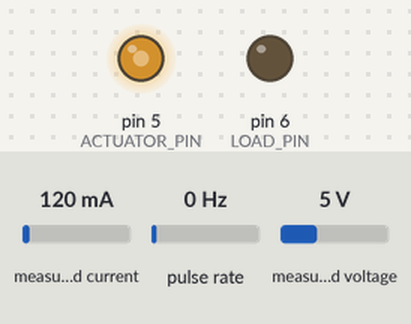
The sketch below on a simulated Arduino Uno, built with avr-gcc and run on an emulated ATmega328P. Parts: output pins drawn as LEDs (lit = HIGH). Wiring (inferred from the names in the program): pulse sensor: data pin 2. Inputs (shaded band) come from the test bench; at power-on: measured current 120 mA, pulse rate 0 Hz, measured voltage 5 V. What the sketch prints to the serial monitor is not drawn.

Above: at 0.05 s.
At 6.2 s:
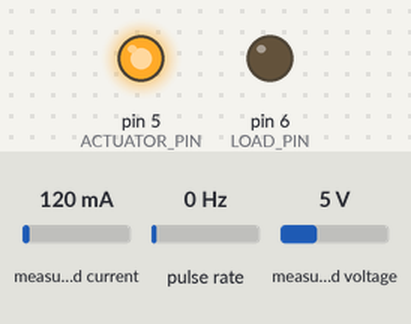
6.3 s: measured current set to 40 mA
7.8 s: pulse rate (sensor on pin 2) set to 4 Hz
At 10.9 s:
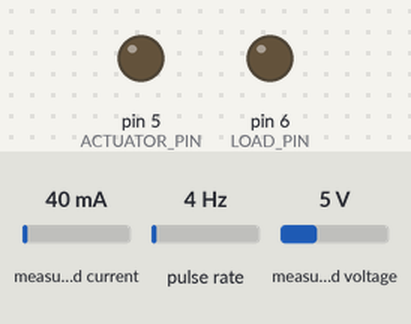
Timing chart, 0 to 12.4 s (numbered marks = the images above; inputs shaded):
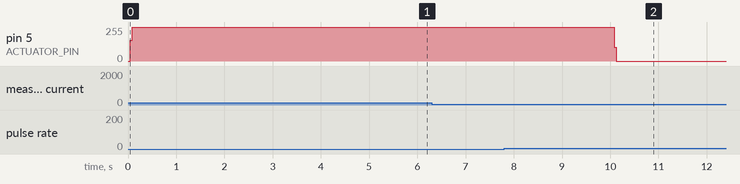

Measured:
- after the input at 6.3 s, every drawn part: stays the same

The sketch:

step01_SP25_arduino_sweep_pitches.ino
```cpp
// Updated 03/06/2025
// Turbine sweep pitches for test on 03/06/2025

// ]INPUT] Pitches to sweep through: 1100 - 1500 possible
int positions[] = {1100, 1150, 1200, 1250, 1300, 1350, 1400, 1450, 1480};

#include <Adafruit_INA260.h>
Adafruit_INA260 ina260 = Adafruit_INA260();

int dataLoggingInterval = 250;
int settingLoggingInterval = 5000;
int pitchPositionHoldTime = 5000;
long previousSettingTime = 0;
long currentTime = 0;
long previousTime = 0;

// Encoder variables
int ENCODER_PIN = 2;
double rpm = 0;
double eventsPerRevolution = 2 * 48;
volatile int counter = 0;

int RPM_THRESHOLD = 1000;
int ACTUATOR_PIN = 5;
const int LOAD_PIN = 6;

int i = 0;

const int load_increment = 5;
const int load_start = 0;
const int load_stop = 1;

int load_setting = load_start;
bool skipFirstMeasurement = false;  // Flag to skip the first RPM reading after pitch change

struct SensorData {
  float voltage;
  float current;
  float power;
  float rpm;
  float pitch;
  float load_setting;
};

void setup() {
  Serial.begin(115200);

  pinMode(ENCODER_PIN, INPUT_PULLUP);
  attachInterrupt(digitalPinToInterrupt(ENCODER_PIN), updateEncoder, CHANGE);

  pinMode(LOAD_PIN, OUTPUT);
  analogWrite(LOAD_PIN, load_setting);

  if (!ina260.begin()) {
    Serial.println("Couldn't find INA260 chip");
    while (1);
  }

  // Linear actuator
  pinMode(ACTUATOR_PIN, OUTPUT);
  linActNewPos(positions[i]);
  delay(pitchPositionHoldTime);
  previousSettingTime = millis();
}

void loop() {
  currentTime = millis();

  if (millis() - previousTime > dataLoggingInterval) {
    rpm = counter * 60000.0 / dataLoggingInterval / eventsPerRevolution;

    if (!skipFirstMeasurement) {  // Only log valid measurements
      SensorData data;
      data.voltage = ina260.readBusVoltage() / 1000.0;
      data.current = ina260.readCurrent() / 1000.0;
      data.power = ina260.readPower() / 1000.0;
      data.rpm = rpm;
      data.pitch = positions[i];
      data.load_setting = load_setting;

      Serial.write((uint8_t*)&data, sizeof(data));
    } else {
      skipFirstMeasurement = false;  // Allow normal logging from the next period
    }

    counter = 0;
    previousTime = millis();
  }

  if (millis() - previousSettingTime > settingLoggingInterval) {
    load_setting += load_increment;
    if (load_setting > load_stop) {
      load_setting = load_start;
      i++;

      if (i == sizeof(positions) / sizeof(int)) {
        SensorData data;
        data.voltage = -1;
        data.current = -1;
        data.power = -1;
        data.rpm = -1;
        data.pitch = -1;
        data.load_setting = -1;
        Serial.write((uint8_t*)&data, sizeof(data));
      } else {
        linActNewPos(positions[i]);
        delay(5000);
        skipFirstMeasurement = true;  // Skip the first RPM reading after a pitch change
      }
    }
    analogWrite(LOAD_PIN, load_setting);
    previousSettingTime = millis();
  }
}

void updateEncoder() {
  counter++;
}

void linActNewPos(int interval) {
  long timer = 0;
  boolean state = 1;
  for (int i = 0; i < 10000; i++) {
    if (micros() > timer) {
      timer = micros() + interval;
      state = !state;
      digitalWrite(ACTUATOR_PIN, state);
    }
  }
}
```

step05_var_load_mega.ino
```cpp

```
